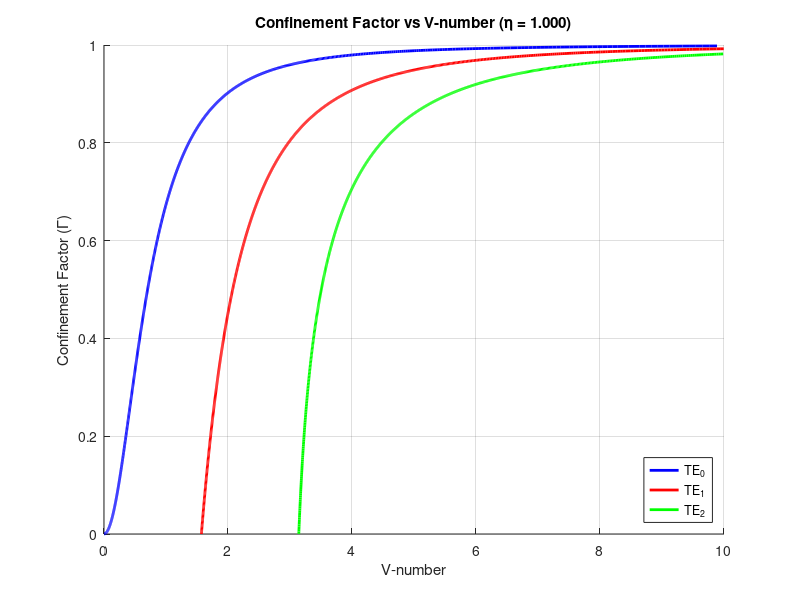
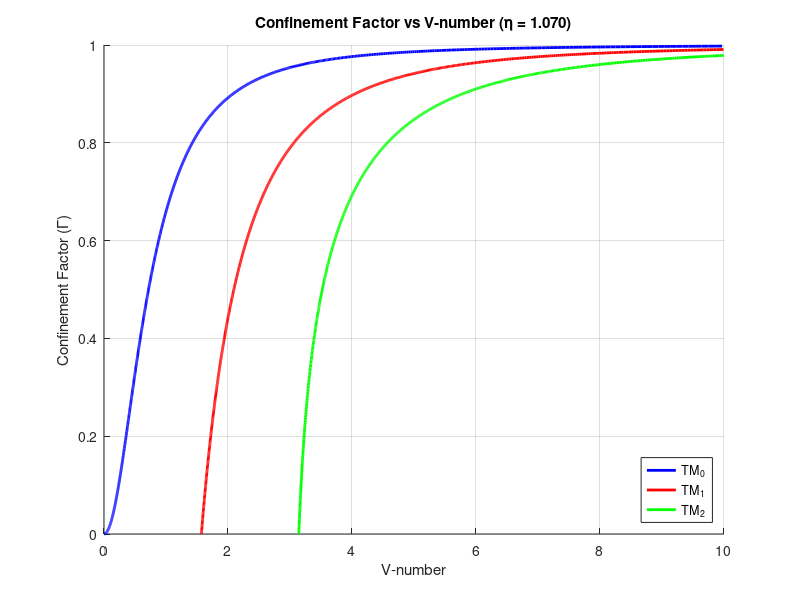
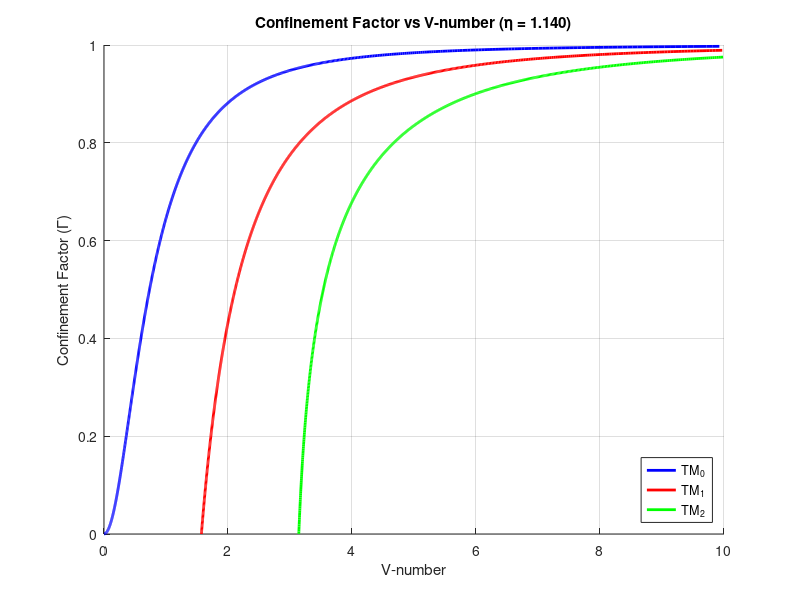

MATLAB code to generate these figures, in order:
% Slab Waveguide Confinement Factor - Separate Graphs for Each Eta
clear; clc; close all;

n1 = 1.5;
n2 = 1.4;
eta_values = [1.0, 1.070, 1.14]; % 1.0 is TE, >1 is TM
m_values = [0, 1, 2];            % Modes m = 0, 1, 2
V_max = 10;                      % Max V-number for the x-axis

colors = {'b', 'r', 'g'}; % Blue for m=0, Red for m=1, Green for m=2

for e_idx = 1:length(eta_values)
    eta = eta_values(e_idx);
    
    % Create a brand new figure window for each eta value
    figure; 
    hold on;
    legend_entries = {};
    
    for m_idx = 1:length(m_values)
        m = m_values(m_idx);
        
        % Sweep U between its strict physical limits for mode m
        % Adding 1e-4 prevents dividing by zero at the exact boundaries
        U_min = m * pi / 2 + 1e-4;
        U_max = (m + 1) * pi / 2 - 1e-4;
        
        U = linspace(U_min, U_max, 1000);
        
        % 1. Calculate W directly from the dispersion relation
        W = eta .* U .* tan(U - m * pi / 2);
        
        % 2. Calculate V directly
        V = sqrt(U.^2 + W.^2);
        
        % 3. Filter the arrays to only plot up to V_max = 10
        valid_idx = V <= V_max;
        U_valid = U(valid_idx);
        W_valid = W(valid_idx);
        V_valid = V(valid_idx);
        
        if isempty(V_valid)
            continue;
        end
        
        % 4. Calculate Confinement Factor (Gamma)
        P_core = 1 + cos(m*pi) .* sin(2*U_valid) ./ (2*U_valid);
        P_clad = (cos(U_valid - m*pi/2)).^2 ./ W_valid;
        
        Gamma = P_core ./ (P_core + eta .* P_clad);
        
        % Plot the curve
        plot(V_valid, Gamma, 'Color', colors{m_idx}, 'LineWidth', 2);
        
        % Format legend strings based on TE vs TM
        if eta == 1.0
            mode_str = 'TE';
        else
            mode_str = 'TM';
        end
        legend_entries{end+1} = sprintf('%s_%d', mode_str, m);
    end
    
    % Graph formatting for this specific figure
    grid on;
    ylim([0 1]);
    xlim([0 V_max]);
    xlabel('V-number');
    ylabel('Confinement Factor (\Gamma)');
    title(sprintf('Confinement Factor vs V-number (\\eta = %.3f)', eta));
    legend(legend_entries, 'Location', 'southeast');
end
